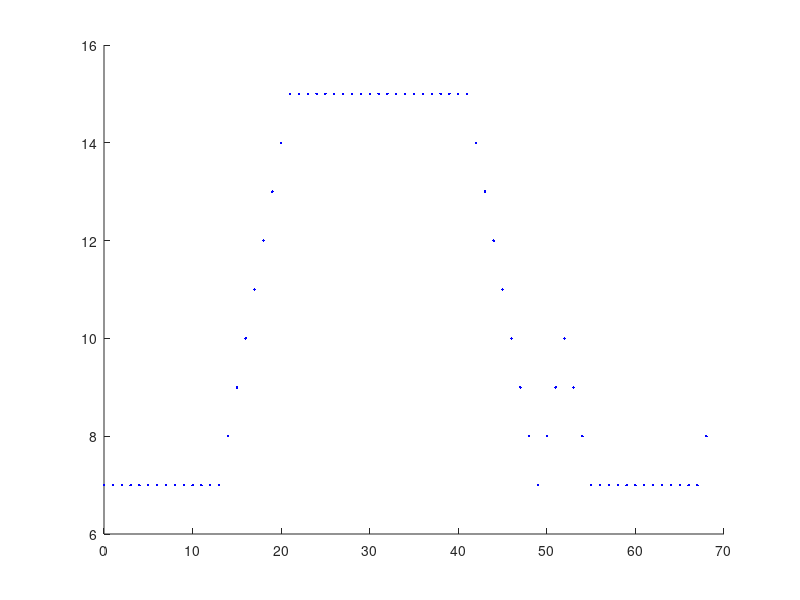

Write MATLAB code to recreate this figure.
hold on
plot(0,7,'.b')
plot(1,7,'.b')
plot(2,7,'.b')
plot(3,7,'.b')
plot(4,7,'.b')
plot(5,7,'.b')
plot(6,7,'.b')
plot(7,7,'.b')
plot(8,7,'.b')
plot(9,7,'.b')
plot(10,7,'.b')
plot(11,7,'.b')
plot(12,7,'.b')
plot(13,7,'.b')
plot(14,8,'.b')
plot(15,9,'.b')
plot(16,10,'.b')
plot(17,11,'.b')
plot(18,12,'.b')
plot(19,13,'.b')
plot(20,14,'.b')
plot(21,15,'.b')
plot(22,15,'.b')
plot(23,15,'.b')
plot(24,15,'.b')
plot(25,15,'.b')
plot(26,15,'.b')
plot(27,15,'.b')
plot(28,15,'.b')
plot(29,15,'.b')
plot(30,15,'.b')
plot(31,15,'.b')
plot(32,15,'.b')
plot(33,15,'.b')
plot(34,15,'.b')
plot(35,15,'.b')
plot(36,15,'.b')
plot(37,15,'.b')
plot(38,15,'.b')
plot(39,15,'.b')
plot(40,15,'.b')
plot(41,15,'.b')
plot(42,14,'.b')
plot(43,13,'.b')
plot(44,12,'.b')
plot(45,11,'.b')
plot(46,10,'.b')
plot(47,9,'.b')
plot(48,8,'.b')
plot(49,7,'.b')
plot(50,8,'.b')
plot(51,9,'.b')
plot(52,10,'.b')
plot(53,9,'.b')
plot(54,8,'.b')
plot(55,7,'.b')
plot(56,7,'.b')
plot(57,7,'.b')
plot(58,7,'.b')
plot(59,7,'.b')
plot(60,7,'.b')
plot(61,7,'.b')
plot(62,7,'.b')
plot(63,7,'.b')
plot(64,7,'.b')
plot(65,7,'.b')
plot(66,7,'.b')
plot(67,7,'.b')
plot(68,8,'.b')
